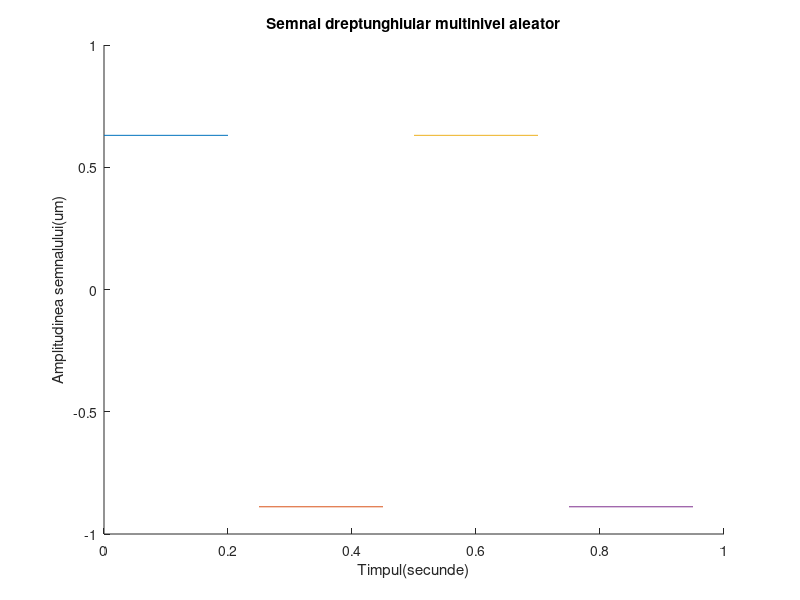

This figure's MATLAB source:
hold on;
%utilizam hold on pentru a afisa simultan mai multe semnale pe acelasi grafic
%200ms
r1=rand(1);
%folosim rand pentru a genera un numar aleator
r2=rand(1);
t1=0:0.2:0.25;
t2=0.25:.2:0.5;
x1=r1*square(8*pi*t1,100);
x2=-r2*square(8*pi*t2,100);
%->Folosim functia axis pentru a delimita spectrele de valori ale graficului generat de plot pentru a se incadra corespunzator in parametri
axis([0 1 -1 1]);
%->Vom folosi functia pot pentru a genera un grafic cu parametrii t1 si x1 si un grafic cu t2 si x2
plot(t1,x1);
plot(t2,x2);
t3=0.5:0.2:0.75;
t4=0.75:0.2:1;
x3=r1*square(8*pi*t3,100);
x4=-r2*square(8*pi*t4,100);
%->Vom folosi functia pot pentru a genera un grafic cu parametrii t3 si x3 si un grafic cu t4 si x4
plot(t3,x3);
plot(t4,x4);
%Am denumit axa Ox
xlabel('Timpul(secunde)')
%Am denumit axa Oy
ylabel('Amplitudinea semnalului(um)')
title('Semnal dreptunghiular multinivel aleator')
